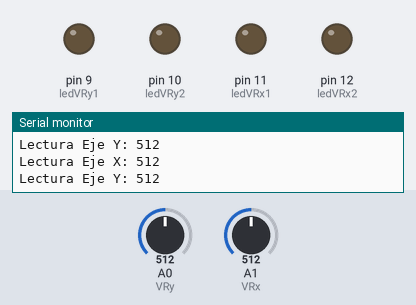
This sketch was run on a simulated Arduino Uno, built with avr-gcc and run on an emulated ATmega328P. Parts: output pins drawn as LEDs (lit = HIGH), the last lines printed to the serial monitor. The test bench sets the inputs (shaded band); at power-on: A0 (VRy) = 512, A1 (VRx) = 512.

Above: at 1.4 s.
1.5 s: A0 (VRy) set to 358
3.1 s: A0 (VRy) set to 341
At 3.4 s:
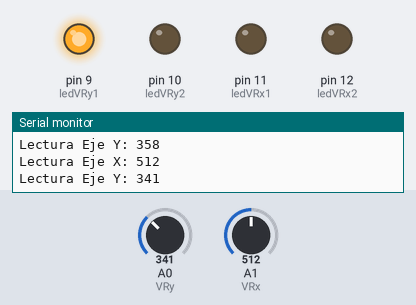
4.6 s: A1 (VRx) set to 362
6.1 s: A1 (VRx) set to 331
At 7.4 s:
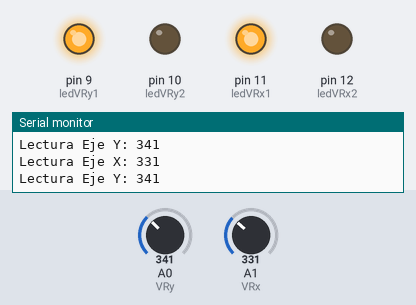
8.1 s: A0 (VRy) set to 360
At 8.9 s:
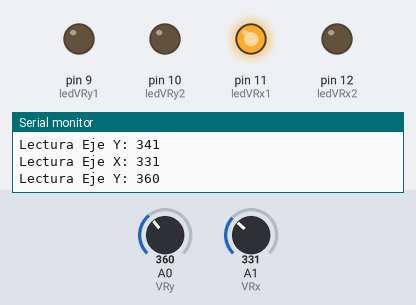
10.0 s: A1 (VRx) set to 710
At 11.5 s:
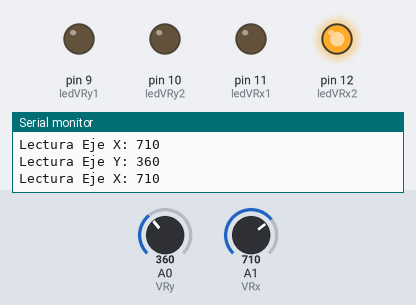
Timing chart, 0 to 12.7 s (numbered marks = the images above; inputs shaded):
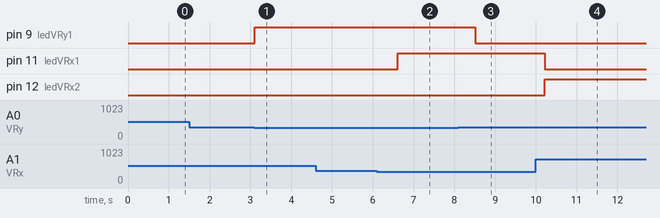

The sketch:

01_Joystick.ino
```cpp
/*	El objetivo del código es encender los 4 LEDS, dependiendo de los valores
	que reciba el joystick. Además, se muestra en el monitor serie el valor leido
	por el joystick, tanto para VRx como para VRy.	*/

// Pines analógicos donde entra la información del joystick
const int VRy = 0;  // A0
const int VRx = 1;  // A1
// Pines digitales donde se conectan los LEDs
const int ledVRy1 = 9;
const int ledVRy2 = 10;
const int ledVRx1 = 11;
const int ledVRx2 = 12;

// Variable para almacenar los valores VRx y VRy
int lectura = 0;

/*	Se inicializan los pines digitales de los LEDs y el puerto serie.
	Las entradas analógicas, a diferencia de las digitales, no pueden funcionar
	como salidas, por lo que no hace falta inicializarlas.	*/
void setup() {
  Serial.begin(9600);
  pinMode(ledVRx1, OUTPUT);
  pinMode(ledVRx2, OUTPUT);
  pinMode(ledVRy1, OUTPUT);
  pinMode(ledVRy2, OUTPUT);
}

/*	Leer una entrada analógica es muy sencillo con la función analogRead()
	En este caso se leen los valores tando de VRx como de VRy y se guarda en la
	variable lectura.
	Con if se comprueba si los valores están en cierto margen. Dependiendo de
	esto, se encenderán unos LEDs u otros.	*/
void loop() {
  lectura = analogRead(VRx);
  if(lectura<350){
    digitalWrite(ledVRx1, HIGH);
    digitalWrite(ledVRx2, LOW);
  }
  else if(lectura>700){
    digitalWrite(ledVRx1, LOW);
    digitalWrite(ledVRx2, HIGH);
  }
  else{
    digitalWrite(ledVRx1, LOW);
    digitalWrite(ledVRx2, LOW);
  }
  Serial.print("Lectura Eje X: ");
  Serial.println(lectura);
  delay(100);

  lectura = analogRead(VRy);
  if(lectura<350){
    digitalWrite(ledVRy1, HIGH);
    digitalWrite(ledVRy2, LOW);
  }
  else if(lectura>700){
    digitalWrite(ledVRy1, LOW);
    digitalWrite(ledVRy2, HIGH);
  }
  else{
    digitalWrite(ledVRy1, LOW);
    digitalWrite(ledVRy2, LOW);
  }
  Serial.print("Lectura Eje Y: ");
  Serial.println(lectura);
  delay(500);
}
```

Measured:
- the behaviour switches between 350 and 349 on A0 (VRy) (found by bisection; images 0 and 1)
- the behaviour switches between 350 and 349 on A1 (VRx) (found by bisection; images 1 and 2)
- after the input at 3.1 s, pin 9 (ledVRy1): LOW → HIGH at once
- after the input at 6.1 s, pin 11 (ledVRx1): LOW → HIGH after 0.51 s
- after the input at 8.1 s, pin 9 (ledVRy1): HIGH → LOW after 0.41 s
- after the input at 10.0 s, pin 11 (ledVRx1): HIGH → LOW after 0.21 s; pin 12 (ledVRx2): LOW → HIGH after 0.21 s
